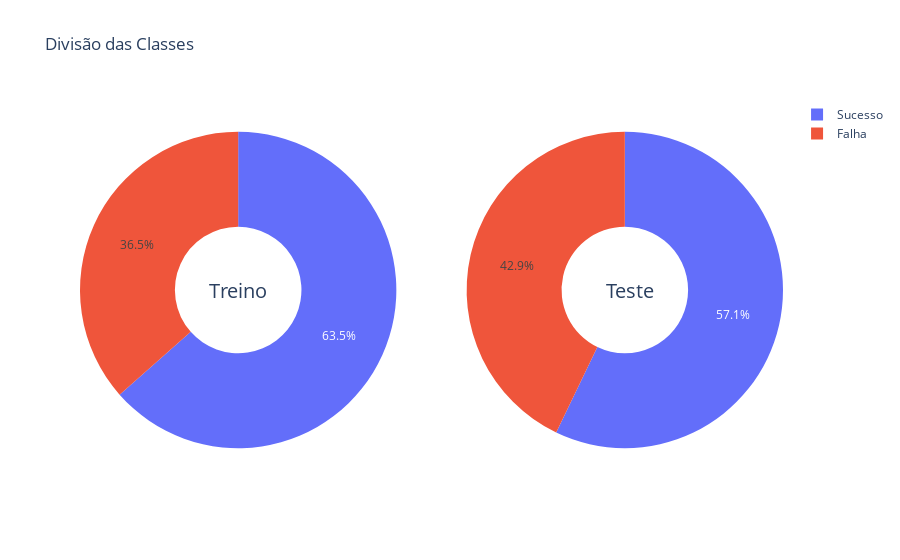

Here is the notebook cell this chart was saved with:
### Code cell
from plotly.subplots import make_subplots
labels = ['Sucesso','Falha']
values = [12, 9]

fig = make_subplots(rows=1, cols=2, specs=[[{'type':'domain'}, {'type':'domain'}]])

fig.add_trace(go.Pie(labels=labels, values=[len(y_test[y_test == 1]), len(y_test[y_test == 0])], \
                     name="Teste"),
              1, 2)
fig.add_trace(go.Pie(labels=labels, values=[len(y_train[y_train == 1]), len(y_train[y_train == 0])], \
                     name="Treino"),
              1, 1)

fig.update_traces(hole=.4, hoverinfo="label+percent+name")
fig.update_layout(
    title_text="Divisão das Classes",
    # Add annotations in the center of the donut pies.
    annotations=[dict(text='Treino', x=0.18, y=0.5, font_size=20, showarrow=False),
                 dict(text='Teste', x=0.82, y=0.5, font_size=20, showarrow=False)])

fig.show()

### Figure 1 — Plotly figure (JSON) as saved in the notebook; plotly's stock layout.template omitted (floating-point values rounded to 4 significant figures)
{"data": [{"domain": {"x": [0.55, 1], "y": [0, 1]}, "hole": 0.4, "hoverinfo": "label+percent+name", "labels": ["Sucesso", "Falha"], "name": "Teste", "type": "pie", "values": [12, 9]}, {"domain": {"x": [0, 0.45], "y": [0, 1]}, "hole": 0.4, "hoverinfo": "label+percent+name", "labels": ["Sucesso", "Falha"], "name": "Treino", "type": "pie", "values": [40, 23]}], "layout": {"annotations": [{"font": {"size": 20}, "showarrow": false, "text": "Treino", "x": 0.18, "y": 0.5}, {"font": {"size": 20}, "showarrow": false, "text": "Teste", "x": 0.82, "y": 0.5}], "title": {"text": "Divisão das Classes"}}}
